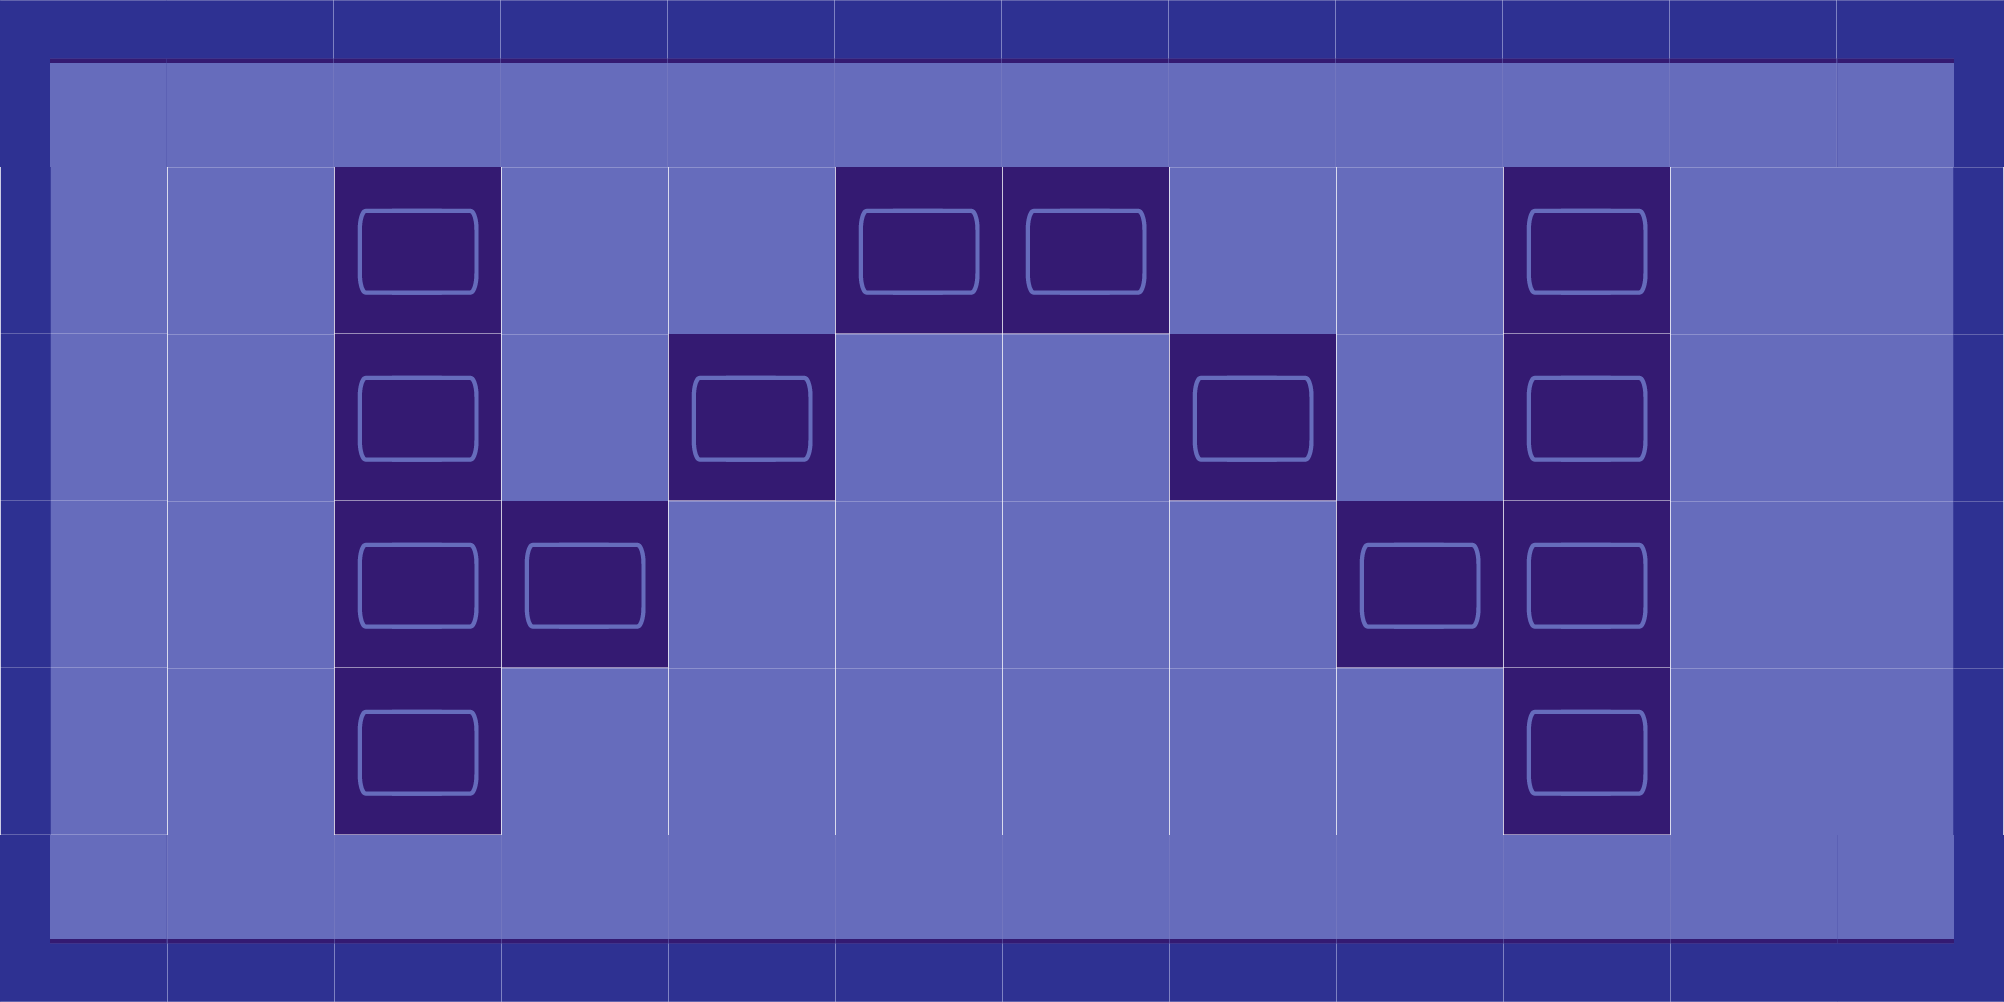

Rendered tile map (Tiled .tmx) drawn with the repository's tilesets; below, a short description and the full map source, tile grids included:
An orthogonal 12x6 tile map with 167x167 px tiles, 3 tile layers (background, borders, walls) and 6 objects (PowerUp_RangeY2, PowerUp_RangeY1, PowerUp_RangeX2, PowerUp_RangeX1, Spawn 2, ...).

<map version="1.5" tiledversion="1.6.0" orientation="orthogonal" renderorder="right-down" width="12" height="6" tilewidth="167" tileheight="167" infinite="0" nextlayerid="6" nextobjectid="7">
 <editorsettings>
  <chunksize width="167" height="167" />
 </editorsettings>
 <tileset firstgid="1" name="background" tilewidth="167" tileheight="167" tilecount="15" columns="5">
  <image source="tiles/background.png" width="835" height="501" />
 </tileset>
 <layer id="2" name="background" width="12" height="6">
  <data encoding="csv">
1,1,1,1,1,1,1,1,1,1,1,1,
1,1,1,1,1,1,1,1,1,1,1,1,
1,1,1,1,1,1,1,1,1,1,1,1,
1,1,1,1,1,1,1,1,1,1,1,1,
1,1,1,1,1,1,1,1,1,1,1,1,
1,1,1,1,1,1,1,1,1,1,1,1
</data>
 </layer>
 <layer id="1" name="borders" width="12" height="6">
  <data encoding="csv">
3,4,4,4,4,4,4,4,4,4,4,2147483651,
3221225477,0,0,0,0,0,0,0,0,0,0,5,
3221225477,0,0,0,0,0,0,0,0,0,0,5,
3221225477,0,0,0,0,0,0,0,0,0,0,5,
3221225477,0,0,0,0,0,0,0,0,0,0,5,
1073741827,3221225476,3221225476,3221225476,3221225476,3221225476,3221225476,3221225476,3221225476,3221225476,3221225476,3221225475
</data>
 </layer>
 <layer id="3" name="walls" width="12" height="6">
  <data encoding="csv">
0,0,0,0,0,0,0,0,0,0,0,0,
0,0,11,0,0,11,11,0,0,11,0,0,
0,0,11,0,11,0,0,11,0,11,0,0,
0,0,11,11,0,0,0,0,11,11,0,0,
0,0,11,0,0,0,0,0,0,11,0,0,
0,0,0,0,0,0,0,0,0,0,0,0
</data>
 </layer>
 <objectgroup id="5" name="PowerUp">
  <object id="3" name="PowerUp_RangeY2" x="751.5" y="751.5">
   <point />
  </object>
  <object id="4" name="PowerUp_RangeY1" x="1252.5" y="751.5">
   <point />
  </object>
  <object id="5" name="PowerUp_RangeX2" x="751.5" y="250.5">
   <point />
  </object>
  <object id="6" name="PowerUp_RangeX1" x="1252.5" y="250.5">
   <point />
  </object>
 </objectgroup>
 <objectgroup id="4" name="Spawns">
  <object id="1" name="Spawn 2" x="250.5" y="250.5">
   <point />
  </object>
  <object id="2" name="Spawn 1" x="1753.5" y="250.5">
   <point />
  </object>
 </objectgroup>
</map>
